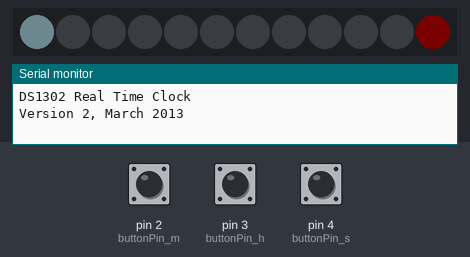
The sketch below on a simulated Arduino Uno, built with avr-gcc and run on an emulated ATmega328P. Parts: 12 RGB LEDs in strip order, left to right, the last lines printed to the serial monitor. Wiring (inferred from the names in the program): DS1302 clock: CE pin 8; IO pin 9; clock pin 10. The inputs (shaded band) are chosen by the test bench; at power-on: pin 3 (buttonPin_h) HIGH, pin 2 (buttonPin_m) HIGH, pin 4 (buttonPin_s) HIGH. Dim RGB values are drawn brighter than linear; the local clock reads 2024-03-15 10:24:30 at power-on unless the sketch sets it.

Above: at 1.2 s.
1.3 s: pin 3 (buttonPin_h) pulled LOW for 0.15 s
At 1.47 s:
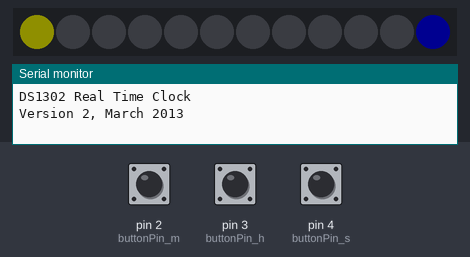
2.0 s: pin 2 (buttonPin_m) pulled LOW for 1 s
At 2.79 s:
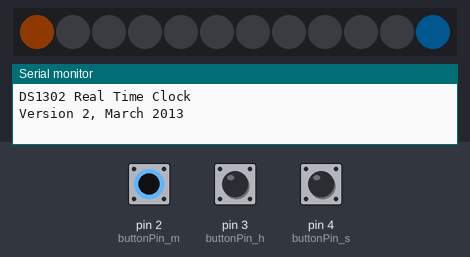
3.6 s: pin 4 (buttonPin_s) pulled LOW for 0.15 s
At 3.77 s:
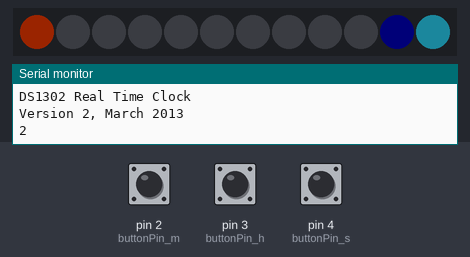
4.3 s: pin 2 (buttonPin_m) pulled LOW for 0.15 s
5.0 s: pin 3 (buttonPin_h) pulled LOW for 0.15 s
At 5.08 s:
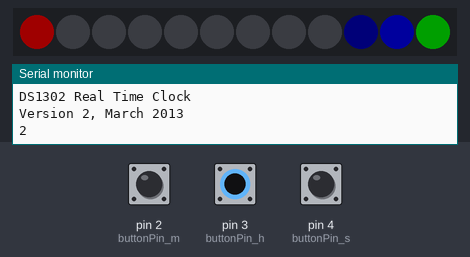
5.7 s: pin 2 (buttonPin_m) pulled LOW for 3.2 s
At 6.38 s:
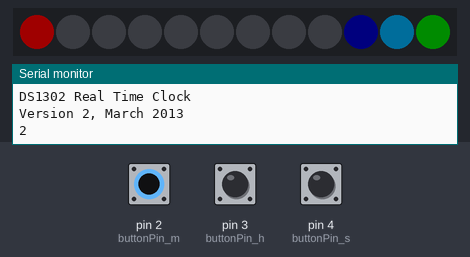

The sketch:

AnalogClock.ino
```cpp
#include <Adafruit_NeoPixel.h>

#define PIN 5

// Parameter 1 = number of pixels in strip
// Parameter 2 = Arduino pin number (most are valid)
// Parameter 3 = pixel type flags, add together as needed:
//   NEO_KHZ800  800 KHz bitstream (most NeoPixel products w/WS2812 LEDs)
//   NEO_KHZ400  400 KHz (classic 'v1' (not v2) FLORA pixels, WS2811 drivers)
//   NEO_GRB     Pixels are wired for GRB bitstream (most NeoPixel products)
//   NEO_RGB     Pixels are wired for RGB bitstream (v1 FLORA pixels, not v2)
Adafruit_NeoPixel strip = Adafruit_NeoPixel(12, PIN, NEO_GRB + NEO_KHZ800);

// IMPORTANT: To reduce NeoPixel burnout risk, add 1000 uF capacitor across
// pixel power leads, add 300 - 500 Ohm resistor on first pixel's data input
// and minimize distance between Arduino and first pixel.  Avoid connecting
// on a live circuit...if you must, connect GND first.

//--------------------------------------------------------------------------------------------------------------------------------

uint32_t sec_c = strip.Color(32, 0, 0); //second
uint32_t min_c = strip.Color(0, 32, 0); //minute
uint32_t hour_c = strip.Color(0, 0, 32); //hour

//--------------------------------------------------------------------------------------------------------------------------------

// Buttons
const int buttonPin_m = 2;     // the number of the pushbutton pin
const int buttonPin_h = 3;
const int buttonPin_s = 4;

// variables will change:
int buttonState_m = 0;         // variable for reading the pushbutton status
int buttonState_h = 0;

//--------------------------------------------------------------------------------------------------------------------------------

// Set your own pins with these defines !
#define DS1302_SCLK_PIN   10    // Arduino pin for the Serial Clock
#define DS1302_IO_PIN     9    // Arduino pin for the Data I/O
#define DS1302_CE_PIN     8    // Arduino pin for the Chip Enable


// Macros to convert the bcd values of the registers to normal
// integer variables.
// The code uses seperate variables for the high byte and the low byte
// of the bcd, so these macros handle both bytes seperately.
#define bcd2bin(h,l)    (((h)*10) + (l))
#define bin2bcd_h(x)   ((x)/10)
#define bin2bcd_l(x)    ((x)%10)


// Register names.
// Since the highest bit is always '1',
// the registers start at 0x80
// If the register is read, the lowest bit should be '1'.
#define DS1302_SECONDS           0x80
#define DS1302_MINUTES           0x82
#define DS1302_HOURS             0x84
#define DS1302_DATE              0x86
#define DS1302_MONTH             0x88
#define DS1302_DAY               0x8A
#define DS1302_YEAR              0x8C
#define DS1302_ENABLE            0x8E
#define DS1302_TRICKLE           0x90
#define DS1302_CLOCK_BURST       0xBE
#define DS1302_CLOCK_BURST_WRITE 0xBE
#define DS1302_CLOCK_BURST_READ  0xBF
#define DS1302_RAMSTART          0xC0
#define DS1302_RAMEND            0xFC
#define DS1302_RAM_BURST         0xFE
#define DS1302_RAM_BURST_WRITE   0xFE
#define DS1302_RAM_BURST_READ    0xFF


// Defines for the bits, to be able to change
// between bit number and binary definition.
// By using the bit number, using the DS1302
// is like programming an AVR microcontroller.
// But instead of using "(1<<X)", or "_BV(X)",
// the Arduino "bit(X)" is used.
#define DS1302_D0 0
#define DS1302_D1 1
#define DS1302_D2 2
#define DS1302_D3 3
#define DS1302_D4 4
#define DS1302_D5 5
#define DS1302_D6 6
#define DS1302_D7 7


// Bit for reading (bit in address)
#define DS1302_READBIT DS1302_D0 // READBIT=1: read instruction

// Bit for clock (0) or ram (1) area,
// called R/C-bit (bit in address)
#define DS1302_RC DS1302_D6

// Seconds Register
#define DS1302_CH DS1302_D7   // 1 = Clock Halt, 0 = start

// Hour Register
#define DS1302_AM_PM DS1302_D5 // 0 = AM, 1 = PM
#define DS1302_12_24 DS1302_D7 // 0 = 24 hour, 1 = 12 hour

// Enable Register
#define DS1302_WP DS1302_D7   // 1 = Write Protect, 0 = enabled

// Trickle Register
#define DS1302_ROUT0 DS1302_D0
#define DS1302_ROUT1 DS1302_D1
#define DS1302_DS0   DS1302_D2
#define DS1302_DS1   DS1302_D2
#define DS1302_TCS0  DS1302_D4
#define DS1302_TCS1  DS1302_D5
#define DS1302_TCS2  DS1302_D6
#define DS1302_TCS3  DS1302_D7


// Structure for the first 8 registers.
// These 8 bytes can be read at once with
// the 'clock burst' command.
// Note that this structure contains an anonymous union.
// It might cause a problem on other compilers.
typedef struct ds1302_struct
{
  uint8_t Seconds:4;      // low decimal digit 0-9
  uint8_t Seconds10:3;    // high decimal digit 0-5
  uint8_t CH:1;           // CH = Clock Halt
  uint8_t Minutes:4;
  uint8_t Minutes10:3;
  uint8_t reserved1:1;
  union
  {
    struct
    {
      uint8_t Hour:4;
      uint8_t Hour10:2;
      uint8_t reserved2:1;
      uint8_t hour_12_24:1; // 0 for 24 hour format
    } h24;
    struct
    {
      uint8_t Hour:4;
      uint8_t Hour10:1;
      uint8_t AM_PM:1;      // 0 for AM, 1 for PM
      uint8_t reserved2:1;
      uint8_t hour_12_24:1; // 1 for 12 hour format
    } h12;
  };
  uint8_t Date:4;           // Day of month, 1 = first day
  uint8_t Date10:2;
  uint8_t reserved3:2;
  uint8_t Month:4;          // Month, 1 = January
  uint8_t Month10:1;
  uint8_t reserved4:3;
  uint8_t Day:3;            // Day of week, 1 = first day (any day)
  uint8_t reserved5:5;
  uint8_t Year:4;           // Year, 0 = year 2000
  uint8_t Year10:4;
  uint8_t reserved6:7;
  uint8_t WP:1;             // WP = Write Protect
};

//-------------------------------------------------------------------------------------------------------------------------------- setup

void setup()
{
  ds1302_struct rtc;


  Serial.begin(9600);
  Serial.println(F("DS1302 Real Time Clock"));
  Serial.println(F("Version 2, March 2013"));


  // Start by clearing the Write Protect bit
  // Otherwise the clock data cannot be written
  // The whole register is written,
  // but the WP-bit is the only bit in that register.
  DS1302_write (DS1302_ENABLE, 0);

  // Disable Trickle Charger.
  DS1302_write (DS1302_TRICKLE, 0x00);

  // Remove the next define,
  // after the right date and time are set.
  #define SET_DATE_TIME_JUST_ONCE
  #ifdef SET_DATE_TIME_JUST_ONCE

  // Fill these variables with the date and time.
  int seconds, minutes, hours, dayofweek, dayofmonth, month, year;

  // Example for april 15, 2013, 10:08, monday is 2nd day of Week.
  // Set your own time and date in these variables.
  seconds    = 0;
  minutes    = 0;
  hours      = 1;
  dayofweek  = 1;  // Day of week, any day can be first, counts 1...7
  dayofmonth = 1; // Day of month, 1...31
  month      = 1;  // month 1...12
  year       = 2013;

  // Set a time and date
  // This also clears the CH (Clock Halt) bit,
  // to start the clock.

  // Fill the structure with zeros to make
  // any unused bits zero
  memset ((char *) &rtc, 0, sizeof(rtc));

  rtc.Seconds    = bin2bcd_l( seconds);
  rtc.Seconds10  = bin2bcd_h( seconds);
  rtc.CH         = 0;      // 1 for Clock Halt, 0 to run;
  rtc.Minutes    = bin2bcd_l( minutes);
  rtc.Minutes10  = bin2bcd_h( minutes);
  // To use the 12 hour format,
  // use it like these four lines:
  rtc.h12.Hour   = bin2bcd_l( hours);
  rtc.h12.Hour10 = bin2bcd_h( hours);
  rtc.h12.AM_PM  = 0;     // AM = 0
  rtc.h12.hour_12_24 = 1; // 1 for 24 hour format
//  rtc.h24.Hour   = bin2bcd_l( hours);
//  rtc.h24.Hour10 = bin2bcd_h( hours);
//  rtc.h24.hour_12_24 = 0; // 0 for 24 hour format
  rtc.Date       = bin2bcd_l( dayofmonth);
  rtc.Date10     = bin2bcd_h( dayofmonth);
  rtc.Month      = bin2bcd_l( month);
  rtc.Month10    = bin2bcd_h( month);
  rtc.Day        = dayofweek;
  rtc.Year       = bin2bcd_l( year - 2000);
  rtc.Year10     = bin2bcd_h( year - 2000);
  rtc.WP = 0;

  // Write all clock data at once (burst mode).
  DS1302_clock_burst_write( (uint8_t *) &rtc);
#endif


  strip.begin();
  strip.show(); // Initialize all pixels to 'off'


    // initialize the pushbutton pin as an input:
  pinMode(buttonPin_m, INPUT_PULLUP);
  pinMode(buttonPin_h, INPUT_PULLUP);
  pinMode(buttonPin_s, INPUT_PULLUP);
}

//-------------------------------------------------------------------------------------------------------------------------------- loop

void loop()
{
//  ds1302_struct rtc;
//  char buffer[80];     // the code uses 70 characters.

  // Read all clock data at once (burst mode).
//  DS1302_clock_burst_read( (uint8_t *) &rtc);

//  sprintf( buffer, "Time = %02d:%02d:%02d, ", \
//    bcd2bin( rtc.h12.Hour10, rtc.h12.Hour), \
//    bcd2bin( rtc.Minutes10, rtc.Minutes), \
//    bcd2bin( rtc.Seconds10, rtc.Seconds));
//  Serial.print(buffer);
//
//  sprintf(buffer, "Date(day of month) = %d, Month = %d, " \
//    "Day(day of week) = %d, Year = %d", \
//    bcd2bin( rtc.Date10, rtc.Date), \
//    bcd2bin( rtc.Month10, rtc.Month), \
//    rtc.Day, \
//    2000 + bcd2bin( rtc.Year10, rtc.Year));
//  Serial.println( buffer);

  myDelay(1000);
//  delay(1000);
}

ds1302_struct rtc;
int s, old_s, m, h;
unsigned long dim = 1;
unsigned long startCheck, endCheck;
// myDelay is supposed to find the current time (s for seconds, m for minutes, and h for hours)
// then updateClock()
// then check for button-presses most of the time
// I'm having trouble with buttons, so I commented out the last three lines of code in this function.
void myDelay(unsigned long duration) {
  checkButtons();

  int old_s = s;
  DS1302_clock_burst_read( (uint8_t *) &rtc);
  s = bcd2bin(rtc.Seconds10, rtc.Seconds);

  if (s != old_s && s % 5 == 0){
    startCheck = millis();
  }

  m = bcd2bin(rtc.Minutes10, rtc.Minutes);
  h = bcd2bin(rtc.h12.Hour10, rtc.h12.Hour);
  updateClock();

//  unsigned long start = millis();
//  while (millis() - start <= duration) {
//  }
}

// Updates the clock given (s,m,h) values
// Keep in mind that we'll need to rewrite this code for a 12-LED strip (remove hour_index = h)
// This function works properly unless checkButtons() is called.
void updateClock() {
//  Serial.print(s);
//  Serial.print(' ');
//  Serial.print(m);
//  Serial.print(' ');
//  Serial.println(h);

  for(int i=0; i<strip.numPixels(); i++) {
    strip.setPixelColor(i, 0);
  }
  //strip.show();

//  strip.setPixelColor(0, strip.Color(0,0,0));
//  strip.setPixelColor(0, strip.Color(1,1,1));
  //for(int i = 0; i < 10; ++i) {
  //  strip.setPixelColor(s-i, strip.Color((int)(255*(1-colorFading*i/10)), 0, 0));
  //}

  // set offset = 0 if first LED on strip is broken.
  int offset = 0;
  // divide by 5 and add offset to use only 12 LEDs on strip.
  // also done for minutes.
  int s_led = s / 5 + offset;
  int m_led = m / 5 + offset;
  int h_led = h - 1 + offset;
  float dimScale = (float)(dim*.5);
  int prev_s_led;
  if (s_led == offset)
    prev_s_led = (11 + offset);
  else
    prev_s_led = s_led - 1;

  int prev_m_led;
  if (m_led == offset)
    prev_m_led = (11 + offset);
  else
    prev_m_led = m_led - 1;

  int prev_h_led;
  if (h_led == offset)
    prev_h_led = (11 + offset);
  else
    prev_h_led = h_led - 1;

  endCheck = millis();
  float s_colorFading = (endCheck-startCheck)/(5000.0);
  float m_colorFading = ((float)(s + (m % 5)*60) / 300.0);
  float h_colorFading = ((float)m / 60.0);

  strip.setPixelColor(11-prev_s_led, strip.getPixelColor(11-prev_s_led) + strip.Color((int)(32*dimScale*(1-s_colorFading)), 0, 0));
  strip.setPixelColor(11-s_led, strip.getPixelColor(11-s_led) + strip.Color((int)(32*dimScale*s_colorFading), 0, 0));
  strip.setPixelColor(11-prev_m_led, strip.getPixelColor(11-prev_m_led) + strip.Color(0, (int)(32*dimScale*(1-m_colorFading)), 0));
  strip.setPixelColor(11-m_led, strip.getPixelColor(11-m_led) + strip.Color(0, (int)(32*dimScale*m_colorFading), 0));
  //Serial.println((int)(32*m_colorFading));

  strip.setPixelColor(11-prev_h_led, strip.getPixelColor(11-prev_h_led) + strip.Color(0, 0, (int)(32*dimScale*(1-h_colorFading))));
  strip.setPixelColor(11-h_led, strip.getPixelColor(11-h_led) + strip.Color(0, 0, (int)(32*dimScale*h_colorFading)));
  strip.show();

  //strip.setPixelColor(s, sec_c);
  //strip.setPixelColor(m, strip.getPixelColor(m)+min_c);
  //int hour_index = 5*h + m/12;
  //strip.setPixelColor(hour_index, strip.getPixelColor(hour_index)+hour_c);
  //strip.show();

//  Serial.println(5*h + m/12);

  //delay(10);
}

unsigned long buttonDelay = 300; // Minimum time before button-press can be registered again
// (not a good button system because it doesn't allow continuous button-holding changes, so someone help us fix this)
unsigned long lastPressedTime_m = 0, lastPressedTime_h = 0, lastPressedTime_s = 0;
//boolean m_depressed = false, h_depressed = false; // store button states (1 - depressed, 0 - not depressed)

// Check to see if H/M or S-reset pressed
void checkButtons() {
  // reset seconds to 0
  if (digitalRead(buttonPin_h)==0 && digitalRead(buttonPin_m)==0){
    s = 0;
    rtc.Seconds = bin2bcd_l(s);
    rtc.Seconds10 = bin2bcd_h(s);

    DS1302_clock_burst_write((uint8_t *)&rtc);
    startCheck = millis();
    lastPressedTime_s = millis();
  }

  else if((millis()-lastPressedTime_s > buttonDelay) && (digitalRead(buttonPin_s)==0)) { // reset button (for seconds) press detected
    if (dim < 4)
      dim += 1;
    else
      dim = 1;
    Serial.println(dim);
    lastPressedTime_s = millis();
  }

  else if((millis()-lastPressedTime_m > buttonDelay) && (digitalRead(buttonPin_m)==0)) { // button press detected
//  Serial.println('m');
  //  Serial.print(m);
  //  Serial.print(' ');
    m++;
  //  Serial.print("Minute:");
  //  Serial.print(m);
  //  Serial.println("Hour: ");
   // Serial.print(h);

    if(m>=60) {
      m = 0;
    }
    rtc.Minutes = bin2bcd_l(m);
    rtc.Minutes10 = bin2bcd_h(m);

    DS1302_clock_burst_write((uint8_t *)&rtc);
    startCheck = millis();
    lastPressedTime_m = millis();
  }

  else if((millis()-lastPressedTime_h > buttonDelay) && (digitalRead(buttonPin_h)==0)) { // button press detected
//  Serial.println('h');
//    Serial.print(h);
//    Serial.print(' ');
    h++;
//    Serial.print(h);
//    Serial.println(' ');
    if(h>12) {
      h = 1;
    }
    rtc.h12.Hour = bin2bcd_l(h);
    rtc.h12.Hour10 = bin2bcd_h(h);

    DS1302_clock_burst_write((uint8_t *)&rtc);
    startCheck = millis();
    lastPressedTime_h = millis();
  }
}

//--------------------------------------------------------------------------------------------------------------------------------

// --------------------------------------------------------
// DS1302_clock_burst_read
//
// This function reads 8 bytes clock data in burst mode
// from the DS1302.
//
// This function may be called as the first function,
// also the pinMode is set.
//
void DS1302_clock_burst_read( uint8_t *p)
{
  int i;

  _DS1302_start();

  // Instead of the address,
  // the CLOCK_BURST_READ command is issued
  // the I/O-line is released for the data
  _DS1302_togglewrite( DS1302_CLOCK_BURST_READ, true);

  for( i=0; i<8; i++)
  {
    *p++ = _DS1302_toggleread();
  }
  _DS1302_stop();
}


// --------------------------------------------------------
// DS1302_clock_burst_write
//
// This function writes 8 bytes clock data in burst mode
// to the DS1302.
//
// This function may be called as the first function,
// also the pinMode is set.
//
void DS1302_clock_burst_write( uint8_t *p)
{
  int i;

  _DS1302_start();

  // Instead of the address,
  // the CLOCK_BURST_WRITE command is issued.
  // the I/O-line is not released
  _DS1302_togglewrite( DS1302_CLOCK_BURST_WRITE, false);

  for( i=0; i<8; i++)
  {
    // the I/O-line is not released
    _DS1302_togglewrite( *p++, false);
  }
  _DS1302_stop();
}


// --------------------------------------------------------
// DS1302_read
//
// This function reads a byte from the DS1302
// (clock or ram).
//
// The address could be like "0x80" or "0x81",
// the lowest bit is set anyway.
//
// This function may be called as the first function,
// also the pinMode is set.
//
uint8_t DS1302_read(int address)
{
  uint8_t data;

  // set lowest bit (read bit) in address
  bitSet( address, DS1302_READBIT);

  _DS1302_start();
  // the I/O-line is released for the data
  _DS1302_togglewrite( address, true);
  data = _DS1302_toggleread();
  _DS1302_stop();

  return (data);
}


// --------------------------------------------------------
// DS1302_write
//
// This function writes a byte to the DS1302 (clock or ram).
//
// The address could be like "0x80" or "0x81",
// the lowest bit is cleared anyway.
//
// This function may be called as the first function,
// also the pinMode is set.
//
void DS1302_write( int address, uint8_t data)
{
  // clear lowest bit (read bit) in address
  bitClear( address, DS1302_READBIT);

  _DS1302_start();
  // don't release the I/O-line
  _DS1302_togglewrite( address, false);
  // don't release the I/O-line
  _DS1302_togglewrite( data, false);
  _DS1302_stop();
}


// --------------------------------------------------------
// _DS1302_start
//
// A helper function to setup the start condition.
//
// An 'init' function is not used.
// But now the pinMode is set every time.
// That's not a big deal, and it's valid.
// At startup, the pins of the Arduino are high impedance.
// Since the DS1302 has pull-down resistors,
// the signals are low (inactive) until the DS1302 is used.
void _DS1302_start( void)
{
  digitalWrite( DS1302_CE_PIN, LOW); // default, not enabled
  pinMode( DS1302_CE_PIN, OUTPUT);

  digitalWrite( DS1302_SCLK_PIN, LOW); // default, clock low
  pinMode( DS1302_SCLK_PIN, OUTPUT);

  pinMode( DS1302_IO_PIN, OUTPUT);

  digitalWrite( DS1302_CE_PIN, HIGH); // start the session
  delayMicroseconds( 4);           // tCC = 4us
}


// --------------------------------------------------------
// _DS1302_stop
//
// A helper function to finish the communication.
//
void _DS1302_stop(void)
{
  // Set CE low
  digitalWrite( DS1302_CE_PIN, LOW);

  delayMicroseconds( 4);           // tCWH = 4us
}


// --------------------------------------------------------
// _DS1302_toggleread
//
// A helper function for reading a byte with bit toggle
//
// This function assumes that the SCLK is still high.
//
uint8_t _DS1302_toggleread( void)
{
  uint8_t i, data;

  data = 0;
  for( i = 0; i <= 7; i++)
  {
    // Issue a clock pulse for the next databit.
    // If the 'togglewrite' function was used before
    // this function, the SCLK is already high.
    digitalWrite( DS1302_SCLK_PIN, HIGH);
    delayMicroseconds( 1);

    // Clock down, data is ready after some time.
    digitalWrite( DS1302_SCLK_PIN, LOW);
    delayMicroseconds( 1);        // tCL=1000ns, tCDD=800ns

    // read bit, and set it in place in 'data' variable
    bitWrite( data, i, digitalRead( DS1302_IO_PIN));
  }
  return( data);
}


// --------------------------------------------------------
// _DS1302_togglewrite
//
// A helper function for writing a byte with bit toggle
//
// The 'release' parameter is for a read after this write.
// It will release the I/O-line and will keep the SCLK high.
//
void _DS1302_togglewrite( uint8_t data, uint8_t release)
{
  int i;

  for( i = 0; i <= 7; i++)
  {
    // set a bit of the data on the I/O-line
    digitalWrite( DS1302_IO_PIN, bitRead(data, i));
    delayMicroseconds( 1);     // tDC = 200ns

    // clock up, data is read by DS1302
    digitalWrite( DS1302_SCLK_PIN, HIGH);
    delayMicroseconds( 1);     // tCH = 1000ns, tCDH = 800ns

    if( release && i == 7)
    {
      // If this write is followed by a read,
      // the I/O-line should be released after
      // the last bit, before the clock line is made low.
      // This is according the datasheet.
      // I have seen other programs that don't release
      // the I/O-line at this moment,
      // and that could cause a shortcut spike
      // on the I/O-line.
      pinMode( DS1302_IO_PIN, INPUT);

      // For Arduino 1.0.3, removing the pull-up is no longer needed.
      // Setting the pin as 'INPUT' will already remove the pull-up.
      // digitalWrite (DS1302_IO, LOW); // remove any pull-up
    }
    else
    {
      digitalWrite( DS1302_SCLK_PIN, LOW);
      delayMicroseconds( 1);       // tCL=1000ns, tCDD=800ns
    }
  }
}
```

Measured:
- after the input at 1.3 s, the LEDs: change at once (image 1)
- after the input at 5.0 s, the LEDs: change at once (image 4)
